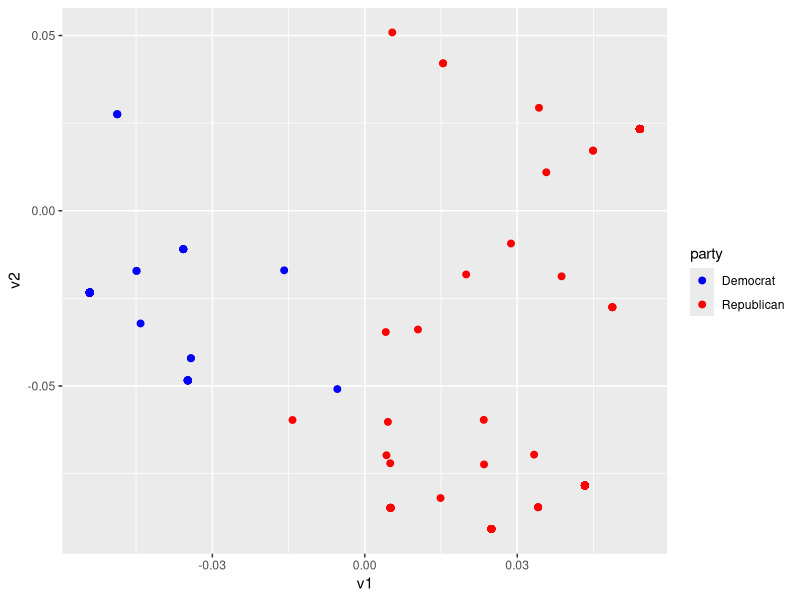
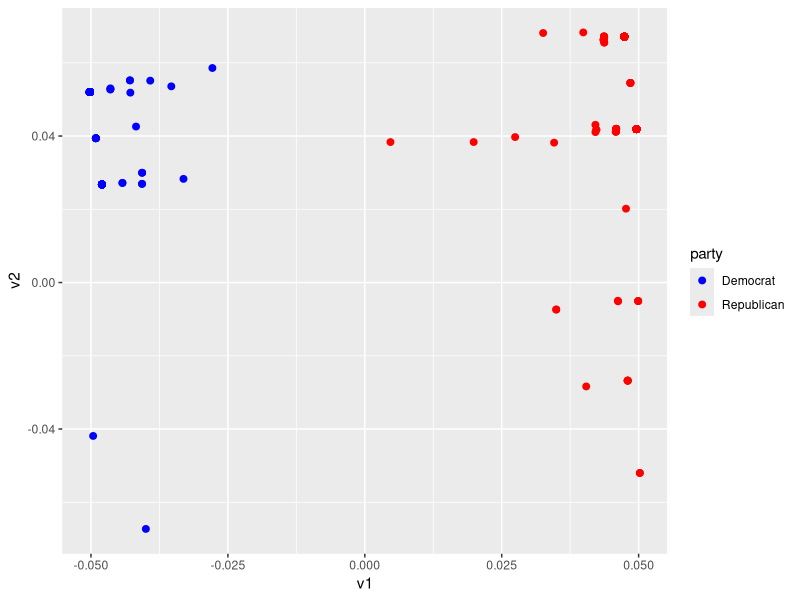
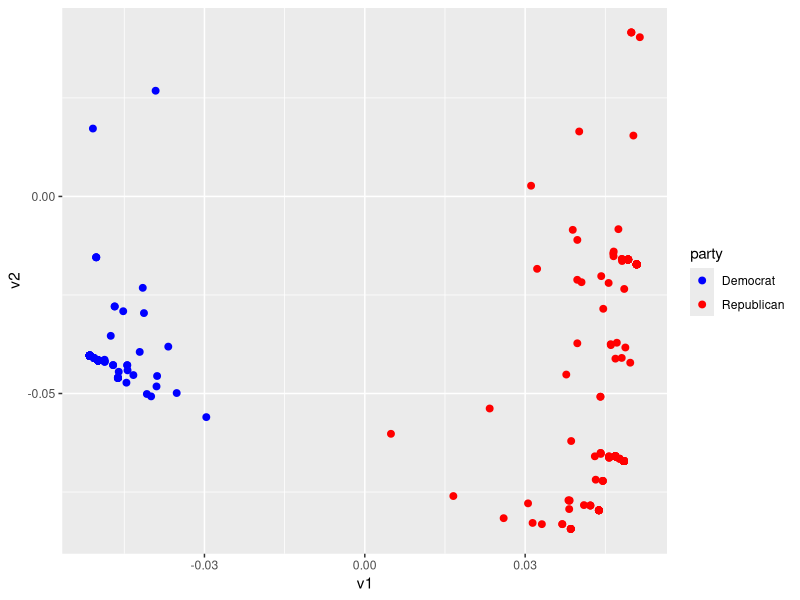

R code for these plots, in order:
## ---- chunk 1
knitr::opts_chunk$set(echo = TRUE)
## ---- chunk 2
library(readr)
library(ggplot2)
## ---- chunk 3
Bfile<-read.csv("fullmatrix.csv")
head(Bfile)

B<-as.matrix(Bfile[1:429,4:9])
btb<-t(B)%*%B
btb
eigen(btb)
## ---- chunk 4
u1<-svd(btb)$u[,1]/norm(svd(btb)$u[,1],'2') #normalized dominate eigenvector
u2<-svd(btb)$u[,2]/norm(svd(btb)$u[,2], '2') #normalized second eigenvector
btbval <- svd(btb)$d
head(u1)

## ---- chunk 5
btbval/sum(btbval)
## ---- chunk 6
bbt <- B %*% t(B)
v1 <- eigen(bbt)$vectors[,1]/norm(eigen(bbt)$vectors[,1],'2') #normalized v1
v2 <- eigen(bbt)$vectors[,2]/norm(eigen(bbt)$vectors[,2],'2') #normalized v2

marijuana <- data.frame(
  party = Bfile[1:429,3],
  v1 = v1,
  v2 = v2
)

ggplot() + 
  geom_point(data = marijuana, aes(x = v1, y = v2, color = party),size=2) +
  scale_color_manual(values = c("Democrat" = "blue", "Republican" = "red"))

## ---- chunk 7
appro <- sqrt(eigen(btb)$values[1]) * u1 %*% t(v1) + sqrt(eigen(btb)$values[2]) * u2 %*% t(v2)
appro
## ---- chunk 8

Bfile<-read.csv("fullmatrix.csv")
head(Bfile)

B<-as.matrix(Bfile[1:429,10:24])
btb<-t(B)%*%B
btb
eigen(btb)

u1<-svd(btb)$u[,1]/norm(svd(btb)$u[,1],'2') #normalized dominate eigenvector
u2<-svd(btb)$u[,2]/norm(svd(btb)$u[,2],'2') #normalized second eigenvector
btbval <- svd(btb)$d
head(u1)


btbval/sum(btbval)

bbt <- B %*% t(B)
v1 <- eigen(bbt)$vectors[,1]/norm(eigen(bbt)$vectors[,1],'2') #normalized v1
v2 <- eigen(bbt)$vectors[,2]/norm(eigen(bbt)$vectors[,2],'2') #normalized v2

controversial <- data.frame(
  party = Bfile[1:429,3],
  v1 = v1,
  v2 = v2
)

ggplot() + 
  geom_point(data = controversial, aes(x = v1, y = v2, color = party),size=2) +
  scale_color_manual(values = c("Democrat" = "blue", "Republican" = "red"))


appro <- sqrt(eigen(btb)$values[1]) * u1 %*% t(v1) + sqrt(eigen(btb)$values[2]) * u2 %*% t(v2)
appro
## ---- chunk 9

Bfile<-read.csv("fullmatrix.csv")
head(Bfile)

B<-as.matrix(Bfile[1:429,4:24])
btb<-t(B)%*%B
btb
eigen(btb)

u1<-svd(btb)$u[,1]/norm(svd(btb)$u[,1],'2') #normalized dominate eigenvector
u2<-svd(btb)$u[,2]/norm(svd(btb)$u[,2],'2') #normalized second eigenvector
btbval <- svd(btb)$d
head(u1)


btbval/sum(btbval)

bbt <- B %*% t(B)
v1 <- eigen(bbt)$vectors[,1]/norm(eigen(bbt)$vectors[,1],'2') #normalized v1
v1
v2 <- eigen(bbt)$vectors[,2]/norm(eigen(bbt)$vectors[,2],'2') #normalized v2

controversial <- data.frame(
  party = Bfile[1:429,3],
  v1 = v1,
  v2 = v2
)

ggplot() + 
  geom_point(data = controversial, aes(x = v1, y = v2, color = party),size=2) +
  scale_color_manual(values = c("Democrat" = "blue", "Republican" = "red"))


appro <- sqrt(eigen(btb)$values[1]) * u1 %*% t(v1) + sqrt(eigen(btb)$values[2]) * u2 %*% t(v2)
appro
